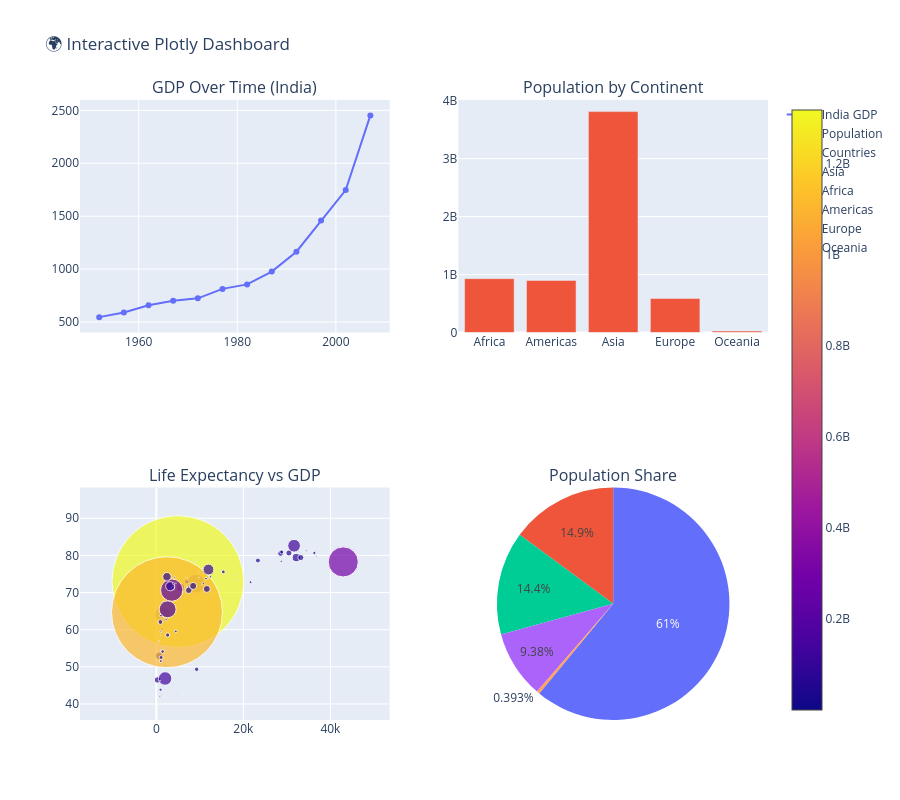

The notebook cell saved with this chart:
### Code cell
import plotly.express as px
from plotly.subplots import make_subplots
import plotly.graph_objects as go

# Load dataset
df = px.data.gapminder()
df_2007 = df[df['year'] == 2007]

# DEFINE subplot types properly
fig = make_subplots(
    rows=2, cols=2,
    subplot_titles=("GDP Over Time (India)", "Population by Continent",
                    "Life Expectancy vs GDP", "Population Share"),
    specs=[[{"type": "xy"}, {"type": "xy"}],
           [{"type": "xy"}, {"type": "domain"}]]  # 
)

# 1. Line Chart
india = df[df['country'] == 'India']
fig.add_trace(
    go.Scatter(x=india['year'], y=india['gdpPercap'],
               mode='lines+markers', name='India GDP'),
    row=1, col=1
)

# 2. Bar Chart
bar_data = df_2007.groupby('continent')['pop'].sum().reset_index()
fig.add_trace(
    go.Bar(x=bar_data['continent'], y=bar_data['pop'],
           name='Population'),
    row=1, col=2
)

# 3. Scatter Plot (Bubble)
fig.add_trace(
    go.Scatter(
        x=df_2007['gdpPercap'],
        y=df_2007['lifeExp'],
        mode='markers',
        marker=dict(
            size=df_2007['pop'] / 1e7,
            color=df_2007['pop'],
            showscale=True
        ),
        text=df_2007['country'],
        name='Countries'
    ),
    row=2, col=1
)

# 4. Pie Chart (NOW WORKS)
fig.add_trace(
    go.Pie(
        labels=bar_data['continent'],
        values=bar_data['pop'],
        name='Population Share'
    ),
    row=2, col=2
)

# Layout
fig.update_layout(
    title="🌍 Interactive Plotly Dashboard",
    height=800
)

fig.show()

### Figure 1 — Plotly figure (JSON) as saved in the notebook; plotly's stock layout.template omitted (floating-point values rounded to 4 significant figures; data arrays with more than 128 entries replaced by an {"elided": "..."} marker saying what was removed)
{"data": [{"mode": "lines+markers", "name": "India GDP", "type": "scatter", "x": [1952, 1957, 1962, 1967, 1972, 1977, 1982, 1987, 1992, 1997, 2002, 2007], "xaxis": "x", "y": [546.6, 590.1, 658.3, 700.8, 724.0, 813.3, 855.7, 976.5, 1164.0, 1459.0, 1747.0, 2452.0], "yaxis": "y"}, {"name": "Population", "type": "bar", "x": ["Africa", "Americas", "Asia", "Europe", "Oceania"], "xaxis": "x2", "y": [929539692, 898871184, 3811953827, 586098529, 24549947], "yaxis": "y2"}, {"marker": {"color": {"elided": "142 int values"}, "showscale": true, "size": {"elided": "142 float values"}}, "mode": "markers", "name": "Countries", "text": {"elided": "142 str values"}, "type": "scatter", "x": {"elided": "142 float values"}, "xaxis": "x3", "y": {"elided": "142 float values"}, "yaxis": "y3"}, {"domain": {"x": [0.55, 1], "y": [0, 0.375]}, "labels": ["Africa", "Americas", "Asia", "Europe", "Oceania"], "name": "Population Share", "type": "pie", "values": [929539692, 898871184, 3811953827, 586098529, 24549947]}], "layout": {"annotations": [{"font": {"size": 16}, "showarrow": false, "text": "GDP Over Time (India)", "x": 0.225, "xanchor": "center", "xref": "paper", "y": 1, "yanchor": "bottom", "yref": "paper"}, {"font": {"size": 16}, "showarrow": false, "text": "Population by Continent", "x": 0.775, "xanchor": "center", "xref": "paper", "y": 1, "yanchor": "bottom", "yref": "paper"}, {"font": {"size": 16}, "showarrow": false, "text": "Life Expectancy vs GDP", "x": 0.225, "xanchor": "center", "xref": "paper", "y": 0.375, "yanchor": "bottom", "yref": "paper"}, {"font": {"size": 16}, "showarrow": false, "text": "Population Share", "x": 0.775, "xanchor": "center", "xref": "paper", "y": 0.375, "yanchor": "bottom", "yref": "paper"}], "height": 800, "title": {"text": "🌍 Interactive Plotly Dashboard"}, "xaxis": {"anchor": "y", "domain": [0, 0.45]}, "xaxis2": {"anchor": "y2", "domain": [0.55, 1]}, "xaxis3": {"anchor": "y3", "domain": [0, 0.45]}, "yaxis": {"anchor": "x", "domain": [0.625, 1]}, "yaxis2": {"anchor": "x2", "domain": [0.625, 1]}, "yaxis3": {"anchor": "x3", "domain": [0, 0.375]}}}
